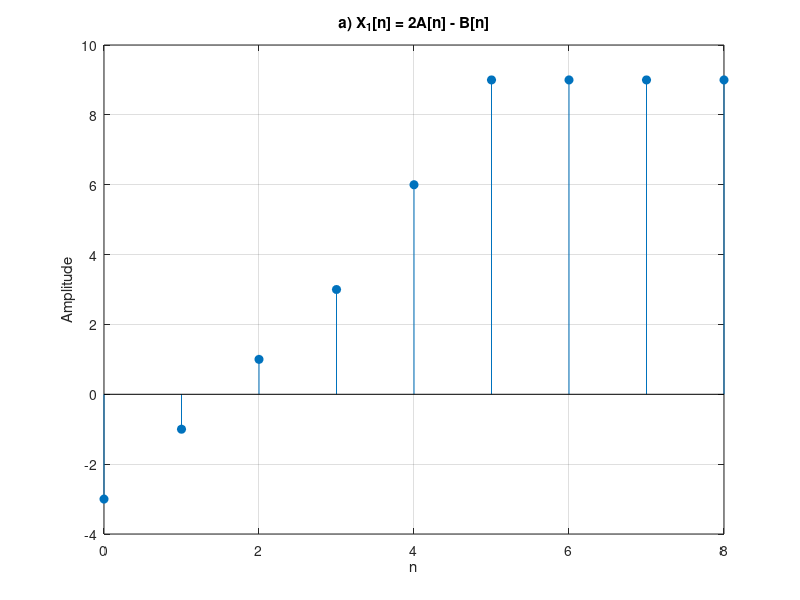

This chart was generated by the following MATLAB code:
% parte2_a.m
A = [-1, 0, 1, 2, 3, 4, 4, 4, 4]; n_A = 0:length(A)-1;
B = [1, 1, 1, 1, 0, -1, -1, -1, -1];
X1 = 2*A - B;
figure(2);
stem(n_A, X1, 'filled'); title('a) X_1[n] = 2A[n] - B[n]'); xlabel('n'); ylabel('Amplitude'); grid on;
print('../figuras/parte2_a.png', '-dpng');
